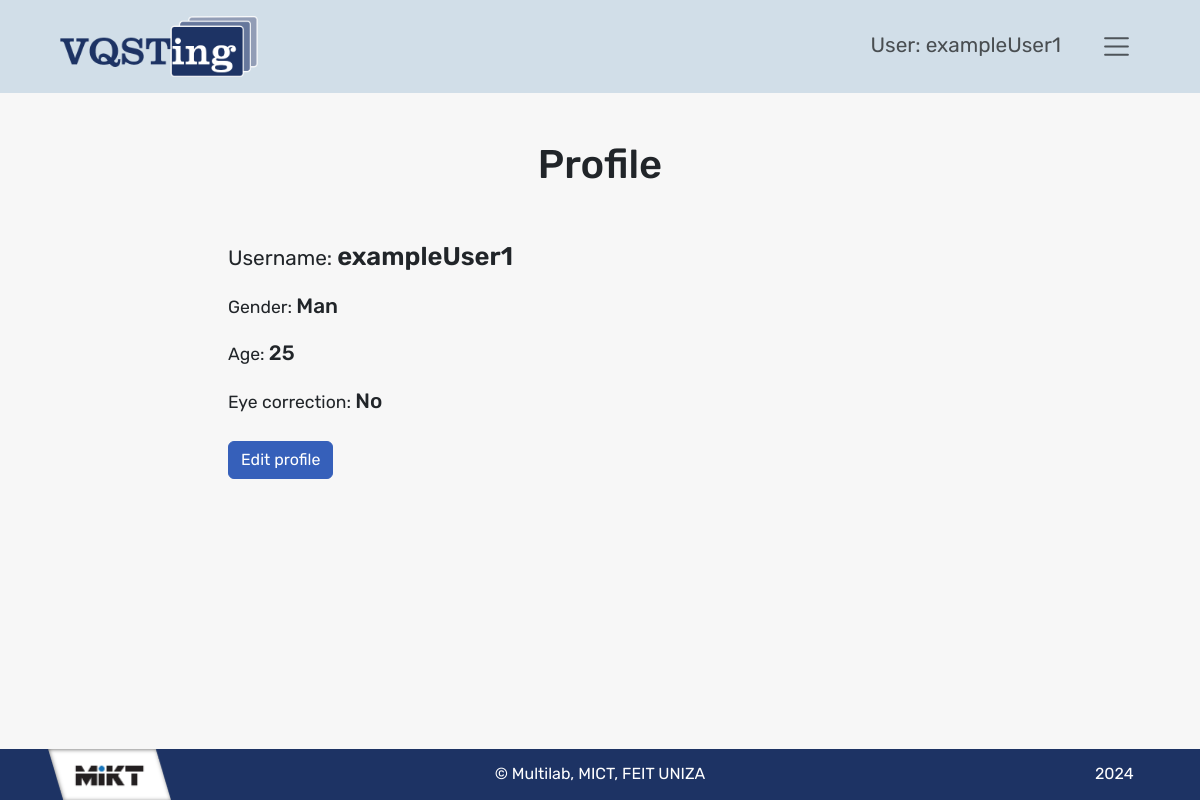
Screenshot of /profile-info (signed in) with the database file from the repository.
### website/models.py (models this page shows)
class User(db.Model, UserMixin):
    id = db.Column(db.Integer, primary_key=True)
    username = db.Column(db.String(50), unique=True, nullable=False)
    password = db.Column(db.String(200), nullable=False)
    role = db.Column(db.Integer)
    details = db.relationship('Detail', backref='user', lazy=True)
    sessions = db.relationship('Session', backref='user', lazy=True)
    valuations = db.relationship('Valuation', backref='user', lazy=True)
    completeds = db.relationship('Completed', backref='user', lazy=True)
    orders = db.relationship('Order', backref='user', lazy=True)

class Detail(db.Model):
    id = db.Column(db.Integer, primary_key=True)
    id_user = db.Column(db.Integer, db.ForeignKey('user.id'), nullable=False)
    gender = db.Column(db.String(1))
    age = db.Column(db.Integer)
    glasses = db.Column(db.Boolean)

### website/views.py (the view)
@views.route('/profile-info')
@login_required
@role_required(1)
def profile_info():
    return render_template("profile-info.html", user=current_user)

### website/__init__.py (called while the page is built)
def role_required(role):
    def decorator(func):
        @wraps(func)
        def wrapper(*args, **kwargs):
            if current_user.role != role:
                return redirect(url_for('views.forbidden'))
            return func(*args, **kwargs)
        return wrapper
    return decorator

### website/templates/profile-info.html (shortened to what this page needs)
{% extends "base.html" %}
{% block content %}
<div class="container mb-5">
  <h1 class="text-center mt-5">
    Profile
  </h1>
    <div class="mt-5" style="font-size: 1.1rem;">
      <div class="offset-md-2">
        <p style="font-size: 1.3rem; font-weight: 400;">
          Username: <span style="font-size: 1.6rem; font-weight: 600;">{{user.username}}</span>
        </p>
        {% for detail in user.details %}
        <p>
          Gender:
          <span style="font-size: 1.3rem; font-weight: 500;">
            {% if detail.gender=='m' %}
              Man
            {% else %}
              Woman
            {% endif %}
          </span>
        </p>
        <p>
          Age: <span style="font-size: 1.3rem; font-weight: 500;">{{detail.age}}</span>
        </p>
        <p>
          Eye correction:
          <span style="font-size: 1.3rem; font-weight: 500;">
            {% if detail.glasses %}
              Yes
            {% else %}
              No
            {% endif %}
          </span>
        </p>
        {% endfor %}
        <a href="/profile-update">
          <button type="button" class="btn btn-primary mt-2">Edit profile</button>
        </a>
      </div>
    </div>
</div>
{% endblock %}

### website/templates/base.html (shortened to what this page needs)
<!DOCTYPE html>
<html lang="en">
<head>
  <link href="https://cdn.jsdelivr.net/npm/bootstrap@5.3.3/dist/css/bootstrap.min.css" rel="stylesheet"
>
  <link rel="stylesheet" href="https://cdn.jsdelivr.net/npm/@fortawesome/fontawesome-free@6.4.2/css/fontawesome.min.css"
>
  <link rel="stylesheet" href="/static/style.css">
</head>
<body>
  <nav class="navbar navbar-expand-lg head_color">
    <div class="container-fluid">
      <a class="col-lg-3 col-md-4 col-sm-6 col-8" href="/">
        <img src="/static/img/Logo.png" class="img-fluid px-5 py-2" alt="logo" style="width: 100%;">
      </a>
      {% if user.is_authenticated %}
      <div class="collapse navbar-collapse" style="flex-grow: 0;" id="navbar">
        <ul class="navbar-nav me-5" style="font-size: 1.3rem;">
          <li class="nav-item me-4">
            <span class="nav-link">User: {{user.username}} </span>
          </li>
          <li class="nav-item dropdown">
            <a class="nav-link" href="#" id="navbarDropdown" role="button" data-toggle="dropdown" aria-haspopup="true"
              aria-expanded="false">
              <span class="navbar-toggler-icon"></span>
            </a>
          </li>
        </ul>
      </div>
      {% endif %}
    </div>
  </nav>
  {% block content %}
  {% endblock %}
    <footer id="footer">
      <div style="display: flex;">
        <div style="flex: 1;">
          <img src="/static/img/MIKT.png" alt="mikt" style="width: 100%; padding-left:3rem;">
        </div>
        <div style="flex: 5; margin: auto;">
          &copy; Multilab, MICT, FEIT UNIZA
        </div>
        <div style="flex: 1; margin: auto;">
          2024
        </div>
      </div>
    </footer>
</body>
</html>

### website/static/style.css (style rules this page uses)
body { font-family: "Rubik", sans-serif; font-optical-sizing: auto; font-style: normal; font-size: 16px; background-color: #F7F7F7; min-height: 100vh; display: flex; flex-direction: column; }
a { text-decoration: none; }
footer { margin-top: auto; width: 100%; justify-content: center; align-items: center; background-color: #1D3364; color: #FFF; text-align: center; }
.btn-primary { --bs-btn-color: #fff; --bs-btn-bg: #3660BA; --bs-btn-border-color: #3660BA; --bs-btn-hover-color: #fff; --bs-btn-hover-bg: #1D3364; --bs-btn-hover-border-color: #1D3364; --bs-btn-focus-shadow-rgb: 49, 132, 253; --bs-btn-active-color: #fff; --bs-btn-active-bg: #1D3364; --bs-btn-active-border-color: #1D3364; --bs-btn-active-shadow: inset 0 3px 5px rgba(0, 0, 0, 0.125); --bs-btn-disabled-color: #fff; --bs-btn-disabled-bg: #3660BA; --bs-btn-disabled-border-color: #3660BA; }
.head_color { background-color: #D1DEE8 !important; }
.nav-link { display: block; text-align:center; padding: var(--bs-nav-link-padding-y); color: var(--bs-nav-link-color); text-decoration: none; background: 0 0; border: 0; transition: color .15s ease-in-out, background-color .15s ease-in-out, border-color .15s ease-in-out; }

### rows the page displays
User: username "exampleUser1"
Detail: gender "Man", age "25", glasses "No"
